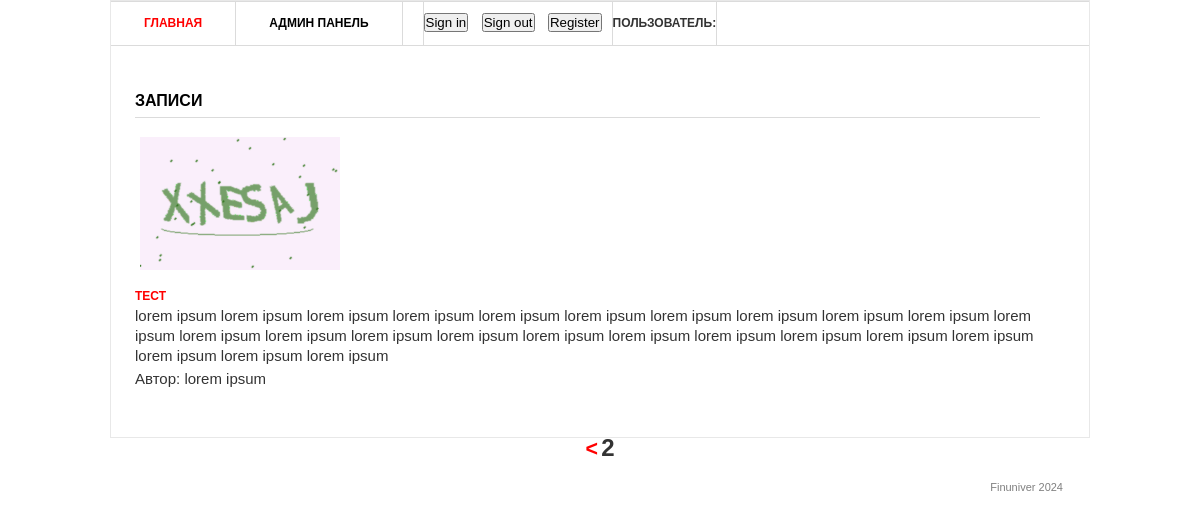
Screenshot of /?page=2 with the database file from the repository.
### blog/models.py (models this page shows, shortened)
class Post(models.Model):
    title = models.CharField('Заголовок записи', max_length=100)
    description = models.TextField('Текст записи')
    author = models.CharField('Имя автора', max_length=100)
    date = models.DateField('Дата публикации')
    img = models.ImageField('Изображение', upload_to='image/%Y')
    class Meta:
        verbose_name = 'Запись'
        verbose_name_plural = 'Записи'

### blog/views.py (the view)
# urls.py: urlpatterns = [path('', views.PostListView.as_view()),
class PostListView(View):
    paginate_by = 2
    def get(self, request):
        posts = Post.objects.all()  # fetching all post objects from database
        p = Paginator(posts, 2)  # creating a paginator object
        page_number = request.GET.get('page')
        try:
            page_obj = p.get_page(page_number)  # returns the desired page object
        except PageNotAnInteger:
            page_obj = p.page(1)
        except EmptyPage:
            page_obj = p.page(p.num_pages)
        context = {'page_obj': page_obj}
        return render(request, 'blog/blog.html', context)

### templates/blog/blog.html (shortened to what this page needs)
{% load static %}
<html >
<head>
 <link rel="stylesheet" href="{% static 'css/style.css' %}" type="text/css" media="all" />
</head>
<body>
<div class="shell">
 <div class="border">
  <div id="navigation">
   <ul>
       <li><a href="/" class="active">Главная</a></li>
       <li><a href="/admin">Админ панель</a></li>
       <li><div id="google_translate_element" style="padding-left: 20px"></div>
       </li>
       <li>
           <div class = "d-flex">
                    <button onclick="location.href='{% url 'login' %}'" class="btn btn-outline-success" data-bs-toggle="modal" data-bs-target="#exampleModal" style="margin-right: 10px">Sign in</button>
                    <button onclick="location.href='{% url 'logout' %}'" class="btn btn-outline-danger">Sign out</button>
                    <button onclick="location.href='{% url 'register' %}'" class="btn btn-primary" data-bs-toggle="modal" data-bs-target="#ModalReg" style="margin-right: 10px; margin-left: 10px;">Register</button>
           </div>
       </li>
       <li><p>Пользователь:  <b style="color: red">{{request.user.username}}</b></p></li>
   </ul>
  </div>
  <div id="main">
   <div id="content" class="left">
    <div class="projects">
     <h3>Записи</h3>
     {% for post in page_obj.object_list %}
         <div class="item">
              <div class="image left">
                   <a href="#"><img src="{{ post.img.url }}" width="200px" style="margin-right: 20px" alt="" /></a>
              </div>
             <div class="text left">
                       <h4><a href="{{ post.id }}">{{ post.title }}</a></h4>
                       <p>{{ post.description }}</p>
                       <p>Автор:  {{ post.author }}</p>
             </div>
         </div>
     {% endfor %}
    </div>
   </div>
  </div>
 </div>
 <center>
        {%if page_obj.has_previous %}
            <a style="font-size: 16pt; font-weight: bold" href="?page={{page_obj.previous_page_number}}"><</a>
        {% endif %}
        <span style="font-size: 18pt; font-weight: bold">{{page_obj.number}}</span>
    </center>
 <div id="footer">
  <p class="copy right">Finuniver 2024 </p>
 </div>
</div>
</body>
</html>

### static/css/style.css (style rules this page uses)
* { margin: 0; padding: 0; outline:0; }
body { font-size: 12px; line-height: 20px; font-family: Georgia, Arial, Helvetica, Sans-Serif; color: #333; background: url() repeat 0 0; }
a { color: #ff0000; text-decoration: none; cursor:pointer; }
a img { border: 0; }
.left, .alignleft { float: left; display: inline; }
.right, .alignright { float: right; display: inline; }
.shell { width: 980px; margin: 0 auto; }
.border { border: 1px solid #e8e8e8; background: #fff; position: relative; }
#navigation { height: 43px; border-top: 1px solid #dbdbdb; border-bottom: 1px solid #dbdbdb; }
#navigation ul { list-style: none; }
#navigation ul li { float: left; height: 43px; border-right: 1px solid #dbdbdb; font-size: 12px; line-height: 43px; font-weight: bold; text-transform: uppercase; }
#navigation ul li a { float: left; height: 43px; color: #000; padding: 0 33px; }
#navigation ul li a:hover, #navigation ul li a.active { color: #ff0000; text-decoration: none; }
#main { width: 932px; padding: 37px 24px 17px 24px; }
#main h3 { font-size: 16px; line-height: 15px; color: #000; text-transform: uppercase; border-bottom: 1px solid #dbdbdb; padding: 0 0 9px 0; }
#content { width: 905px; }
.projects { padding: 10px 0 0 0; }
.projects h3 { margin: 0 0 17px 0; }
.projects .item { margin: 0 0 28px 0; }
.projects .image { width: 183px; height: 111px; border: 0px solid #dbdbdb; padding: 2px; margin: 0 20px 0 3px; }
.projects .text { width: 100%; margin-top: 2%; }
.projects .text h4 { font-size: 12px; font-weight: 600; margin-top: 2%; line-height: 15px; color: #333; text-transform: uppercase; padding: 3px 0 2px 0; }
.projects .text p { padding: 0 0 3px 0; font-size: 15px; }
#footer { font-family: Arial, sans-serif; font-size: 11px; line-height: 14px; color: #7f7f7f; padding: 18px 27px 20px 38px; }

### rows the page displays
Post: img (picture), title "ТЕСТ", description "lorem ipsum lorem ipsum lorem ipsum lorem ipsum lorem ipsum lorem ipsum lorem ipsum lorem ipsum lorem ipsum lorem ipsum lorem ipsum lorem ipsum lorem ipsum lorem ipsum lorem ipsum lorem ipsum lorem ipsum lorem ipsum lorem ipsum lorem ipsum lorem ipsum lorem ipsum lorem ipsum lorem ipsum", author "lorem ipsum"

### other values shown
{{ page_obj.number }} "2"
